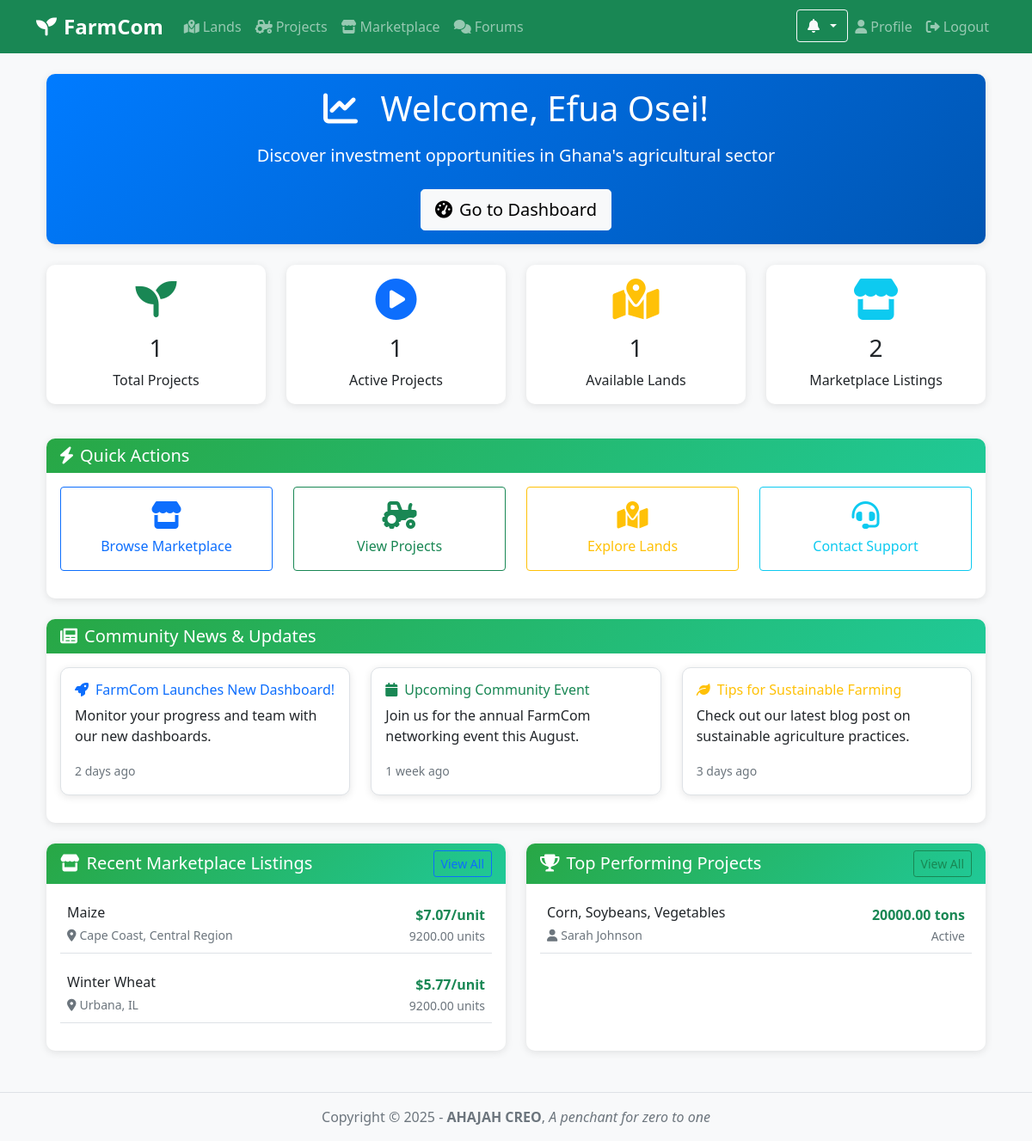
The app's page /accounts/investor-home/ (signed in) with its own data.
### accounts/models.py (models this page shows, shortened)
class User(AbstractUser):
    USER_TYPES = (
        ('LANDOWNER', 'Landowner'),
        ('FARMER', 'Professional Farmer'),
        ('WORKER', 'Farm Worker'),
        ('INVESTOR', 'Investor'),
        ('STUDENT', 'Student'),
    )
    user_type = models.CharField(max_length=20, choices=USER_TYPES)
    phone = models.CharField(max_length=20)
    location = models.CharField(max_length=100)
    bio = models.TextField(blank=True)
    skills = models.CharField(max_length=200, blank=True)
    avatar = models.ImageField(upload_to='avatars/', blank=True, null=True)
    groups = models.ManyToManyField(
        Group,
        verbose_name='groups',
        blank=True,
        help_text='The groups this user belongs to. A user will get all permissions granted to each of their groups.',
        related_name="accounts_user_groups",  # Custom related_name
        related_query_name="accounts_user",
    )
    user_permissions = models.ManyToManyField(
        Permission,
        verbose_name='user permissions',
        blank=True,
        help_text='Specific permissions for this user.',
        related_name="accounts_user_permissions",  # Custom related_name
        related_query_name="accounts_user",
    )
    supervisor = models.ForeignKey(
        'self',
        null=True,
        blank=True,
        on_delete=models.SET_NULL,
        related_name='supervised_workers',
        limit_choices_to={'user_type': 'FARMER'},
        help_text='The professional farmer supervising this worker (if applicable).'
    )

### marketplace/models.py (models this page shows, shortened)
class CropListing(models.Model):
    project = models.OneToOneField(FarmingProject, on_delete=models.CASCADE)
    price_per_unit = models.DecimalField(max_digits=10, decimal_places=2)
    available_quantity = models.DecimalField(max_digits=10, decimal_places=2)
    is_organic = models.BooleanField(default=False)
    harvest_date = models.DateField()
    listing_date = models.DateTimeField(auto_now_add=True)

### farming/models.py (models this page shows, shortened)
class FarmingProject(models.Model):
    STATUS_CHOICES = (
        ('PLANNING', 'Planning'),
        ('ACTIVE', 'Active'),
        ('HARVESTED', 'Harvested'),
        ('COMPLETED', 'Completed'),
    )
    APPROVAL_CHOICES = [
        ('PENDING', 'Pending'),
        ('APPROVED', 'Approved'),
        ('REJECTED', 'Rejected'),
    ]
    land = models.ForeignKey(Land, on_delete=models.CASCADE)
    manager = models.ForeignKey(User, on_delete=models.SET_NULL, null=True, related_name='managed_projects')
    workers = models.ManyToManyField(User, related_name='farming_projects')
    start_date = models.DateField()
    end_date = models.DateField(null=True, blank=True)
    status = models.CharField(max_length=20, choices=STATUS_CHOICES, default='PLANNING')
    crops = models.CharField(max_length=200)
    estimated_yield = models.DecimalField(max_digits=10, decimal_places=2)
    actual_yield = models.DecimalField(max_digits=10, decimal_places=2, null=True, blank=True)
    approval_status = models.CharField(
        max_length=10,
        choices=APPROVAL_CHOICES,
        default='PENDING'
    )

### lands/models.py (models this page shows, shortened)
class Land(models.Model):
    owner = models.ForeignKey(User, on_delete=models.CASCADE, related_name='lands')
    title = models.CharField(max_length=100)
    location = models.CharField(max_length=100)
    size = models.DecimalField(max_digits=10, decimal_places=2)  # in acres
    description = models.TextField()
    is_available = models.BooleanField(default=True)
    preferred_crops = models.CharField(max_length=200)
    soil_type = models.CharField(max_length=50)
    water_source = models.CharField(max_length=50)
    date_listed = models.DateTimeField(auto_now_add=True)
    approval_status = models.CharField(
        max_length=10,
        choices=[('PENDING', 'Pending'), ('APPROVED', 'Approved'), ('REJECTED', 'Rejected')],
        default='PENDING'
    )

### accounts/views.py (the view)
# urls.py: path('investor-home/', views.investor_home, name='investor_home'),
@login_required
def investor_home(request):
    user = request.user
    if user.user_type != 'INVESTOR':
        return redirect('user_dashboard')
    from farming.models import FarmingProject
    from marketplace.models import CropListing
    from lands.models import Land
    total_projects = FarmingProject.objects.filter(approval_status='APPROVED').count()
    active_projects = FarmingProject.objects.filter(approval_status='APPROVED', status='ACTIVE').count()
    total_lands = Land.objects.filter(approval_status='APPROVED').count()
    total_listings = CropListing.objects.count()
    recent_listings = CropListing.objects.select_related('project__land').order_by('-listing_date')[:5]
    top_projects = FarmingProject.objects.filter(
        approval_status='APPROVED'
    ).select_related('land', 'manager').order_by('-estimated_yield')[:5]
    recent_users = User.objects.filter(
        user_type__in=['FARMER', 'LANDOWNER']
    ).order_by('-date_joined')[:5]
    return render(request, 'accounts/investor_home.html', {
        'total_projects': total_projects,
        'active_projects': active_projects,
        'total_lands': total_lands,
        'total_listings': total_listings,
        'recent_listings': recent_listings,
        'top_projects': top_projects,
        'recent_users': recent_users,
        **get_notification_data(user),
    })

### templates/accounts/investor_home.html (shortened to what this page needs)
{% extends 'base.html' %}
{% block content %}
<div class="container">
    <div class="row mb-4">
        <div class="col-12">
            <div class="card bg-gradient-primary text-white">
                <div class="card-body text-center">
                    <h1 class="display-6 mb-3">
                        <i class="fas fa-chart-line me-3"></i>
                        Welcome, {{ user.get_full_name|default:user.username }}!
                    </h1>
                    <p class="lead mb-4">Discover investment opportunities in Ghana's agricultural sector</p>
                    <a href="{% url 'investor_dashboard' %}" class="btn btn-light btn-lg">
                        <i class="fas fa-tachometer-alt me-2"></i>Go to Dashboard
                    </a>
                </div>
            </div>
        </div>
    </div>
    <div class="row mb-4">
        <div class="col-md-3 mb-3">
            <div class="card text-center h-100">
                <div class="card-body">
                    <i class="fas fa-seedling fa-3x text-success mb-3"></i>
                    <h3 class="card-title">{{ total_projects }}</h3>
                    <p class="card-text">Total Projects</p>
                </div>
            </div>
        </div>
        <div class="col-md-3 mb-3">
            <div class="card text-center h-100">
                <div class="card-body">
                    <i class="fas fa-play-circle fa-3x text-primary mb-3"></i>
                    <h3 class="card-title">{{ active_projects }}</h3>
                    <p class="card-text">Active Projects</p>
                </div>
            </div>
        </div>
        <div class="col-md-3 mb-3">
            <div class="card text-center h-100">
                <div class="card-body">
                    <i class="fas fa-map-marked-alt fa-3x text-warning mb-3"></i>
                    <h3 class="card-title">{{ total_lands }}</h3>
                    <p class="card-text">Available Lands</p>
                </div>
            </div>
        </div>
        <div class="col-md-3 mb-3">
            <div class="card text-center h-100">
                <div class="card-body">
                    <i class="fas fa-store fa-3x text-info mb-3"></i>
                    <h3 class="card-title">{{ total_listings }}</h3>
                    <p class="card-text">Marketplace Listings</p>
                </div>
            </div>
        </div>
    </div>
    <div class="row mb-4">
        <div class="col-12">
            <div class="card">
                <div class="card-header">
                    <h5 class="mb-0"><i class="fas fa-bolt me-2"></i>Quick Actions</h5>
                </div>
                <div class="card-body">
                    <div class="row">
                        <div class="col-md-3 mb-3">
                            <a href="{% url 'listing_list' %}" class="btn btn-outline-primary w-100 h-100 d-flex flex-column align-items-center justify-content-center p-3">
                                <i class="fas fa-store fa-2x mb-2"></i>
                                <span>Browse Marketplace</span>
                            </a>
                        </div>
                        <div class="col-md-3 mb-3">
                            <a href="{% url 'project_list' %}" class="btn btn-outline-success w-100 h-100 d-flex flex-column align-items-center justify-content-center p-3">
                                <i class="fas fa-tractor fa-2x mb-2"></i>
                                <span>View Projects</span>
                            </a>
                        </div>
                        <div class="col-md-3 mb-3">
                            <a href="{% url 'land_list' %}" class="btn btn-outline-warning w-100 h-100 d-flex flex-column align-items-center justify-content-center p-3">
                                <i class="fas fa-map-marked-alt fa-2x mb-2"></i>
                                <span>Explore Lands</span>
                            </a>
                        </div>
                        <div class="col-md-3 mb-3">
                            <a href="{% url 'contact_support' %}" class="btn btn-outline-info w-100 h-100 d-flex flex-column align-items-center justify-content-center p-3">
                                <i class="fas fa-headset fa-2x mb-2"></i>
                                <span>Contact Support</span>
                            </a>
                        </div>
                    </div>
                </div>
            </div>
        </div>
    </div>
    <div class="row mb-4">
        <div class="col-12">
            <div class="card">
                <div class="card-header">
                    <h5 class="mb-0"><i class="fas fa-newspaper me-2"></i>Community News & Updates</h5>
                </div>
                <div class="card-body">
                    <div class="row">
                        <div class="col-md-4 mb-3">
                            <div class="card border h-100">
                                <div class="card-body">
                                    <h6 class="card-title text-primary">
                                        <i class="fas fa-rocket me-2"></i>FarmCom Launches New Dashboard!
                                    </h6>
                                    <p class="card-text">Monitor your progress and team with our new dashboards.</p>
                                    <small class="text-muted">2 days ago</small>
                                </div>
                            </div>
                        </div>
                        <div class="col-md-4 mb-3">
                            <div class="card border h-100">
                                <div class="card-body">
                                    <h6 class="card-title text-success">
                                        <i class="fas fa-calendar me-2"></i>Upcoming Community Event
                                    </h6>
                                    <p class="card-text">Join us for the annual FarmCom networking event this August.</p>
                                    <small class="text-muted">1 week ago</small>
                                </div>
                            </div>
                        </div>
                        <div class="col-md-4 mb-3">
                            <div class="card border h-100">
                                <div class="card-body">
                                    <h6 class="card-title text-warning">
                                        <i class="fas fa-leaf me-2"></i>Tips for Sustainable Farming
                                    </h6>
                                    <p class="card-text">Check out our latest blog post on sustainable agriculture practices.</p>
                                    <small class="text-muted">3 days ago</small>
                                </div>
                            </div>
                        </div>
                    </div>
                </div>
            </div>
        </div>
    </div>
    <div class="row mb-4">
        <div class="col-md-6 mb-4">
            <div class="card h-100">
                <div class="card-header d-flex justify-content-between align-items-center">
                    <h5 class="mb-0"><i class="fas fa-store me-2"></i>Recent Marketplace Listings</h5>
                    <a href="{% url 'listing_list' %}" class="btn btn-sm btn-outline-primary">View All</a>
                </div>
                <div class="card-body">
                    {% if recent_listings %}
                        {% for listing in recent_listings %}
                        <div class="d-flex justify-content-between align-items-center mb-3 p-2 border-bottom">
                            <div>
                                <h6 class="mb-1">{{ listing.project.crops }}</h6>
                                <small class="text-muted">
                                    <i class="fas fa-map-marker-alt me-1"></i>{{ listing.project.land.location }}
                                </small>
                            </div>
                            <div class="text-end">
                                <strong class="text-success">${{ listing.price_per_unit }}/unit</strong>
                                <br>
                                <small class="text-muted">{{ listing.available_quantity }} units</small>
                            </div>
                        </div>
                        {% endfor %}
                    {% else %}
                        <p class="text-muted text-center">No recent marketplace activity</p>
                    {% endif %}
                </div>
            </div>
        </div>
        <div class="col-md-6 mb-4">
            <div class="card h-100">
                <div class="card-header d-flex justify-content-between align-items-center">
                    <h5 class="mb-0"><i class="fas fa-trophy me-2"></i>Top Performing Projects</h5>
                    <a href="{% url 'project_list' %}" class="btn btn-sm btn-outline-success">View All</a>
                </div>
                <div class="card-body">
                    {% if top_projects %}
                        {% for project in top_projects %}
                        <div class="d-flex justify-content-between align-items-center mb-3 p-2 border-bottom">
                            <div>
                                <h6 class="mb-1">{{ project.crops }}</h6>
                                <small class="text-muted">
                                    <i class="fas fa-user me-1"></i>{{ project.manager.get_full_name|default:project.manager.username }}
                                </small>
                            </div>
                            <div class="text-end">
                                <strong class="text-success">{{ project.estimated_yield }} tons</strong>
                                <br>
                                <small class="text-muted">{{ project.get_status_display }}</small>
                            </div>
                        </div>
                        {% endfor %}
                    {% else %}
                        <p class="text-muted text-center">No projects available</p>
                    {% endif %}
                </div>
            </div>
        </div>
    </div>
</div>
{% endblock %}

### records on screen
User: get_full_name "Efua Osei"
CropListing: project.crops "Maize", project.land.location "Cape Coast, Central Region", price_per_unit "7.07", available_quantity "9200.00"
CropListing: project.crops "Winter Wheat", project.land.location "Urbana, IL", price_per_unit "5.77", available_quantity "9200.00"
FarmingProject: crops "Corn, Soybeans, Vegetables", manager.get_full_name "Sarah Johnson", estimated_yield "20000.00", status "Active"

### other values on screen
{{ total_projects }} "1"
{{ active_projects }} "1"
{{ total_lands }} "1"
{{ total_listings }} "2"
